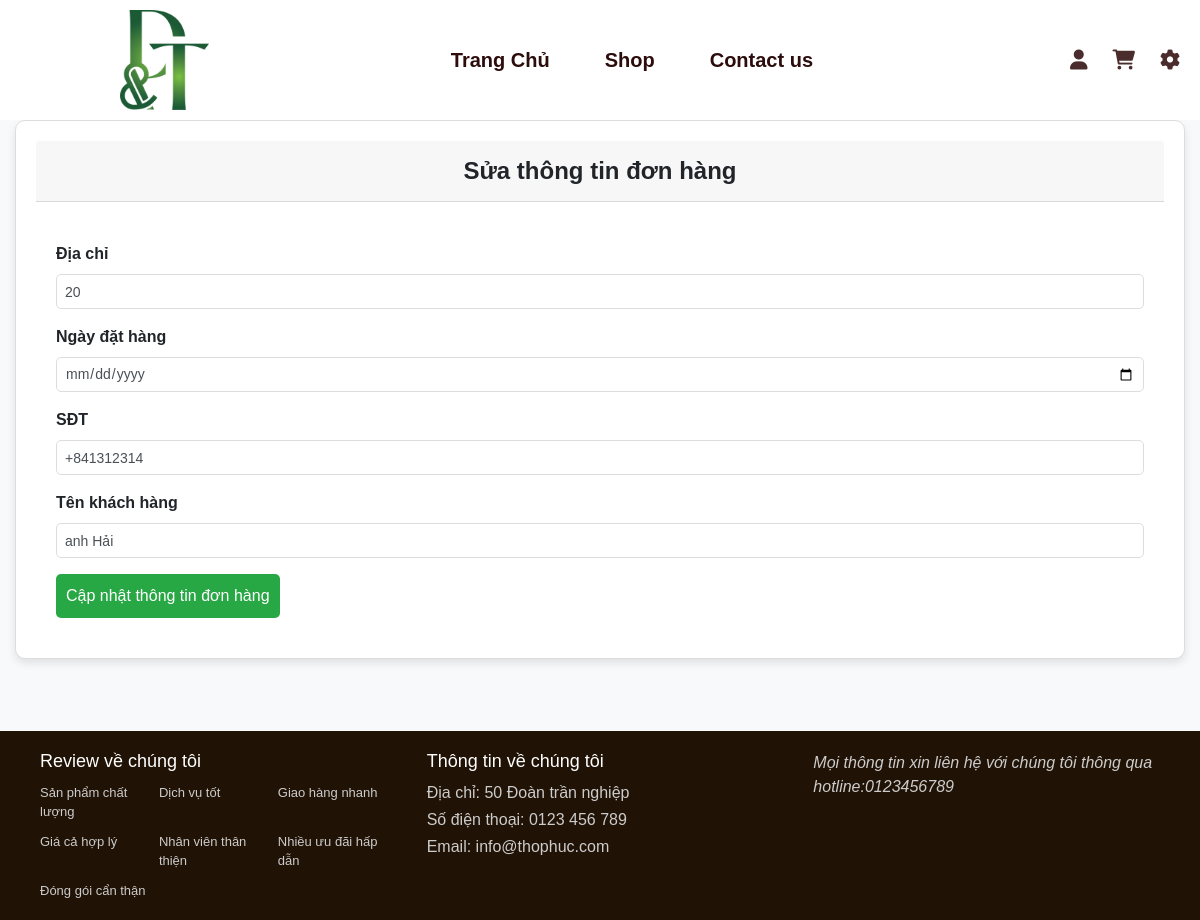
The app's page /Quanly/suahd.php?id=52 with its own data.
### tables this page shows
CREATE TABLE `oder` (
  `oder_id` int(5) NOT NULL,
  `address` varchar(50) NOT NULL,
  `oder_date` timestamp NOT NULL DEFAULT current_timestamp(),
  `description` varchar(200) NOT NULL,
  `status_id` int(5) NOT NULL,
  `customer_id` int(11) NOT NULL,
  `total_price` int(11) NOT NULL
);

CREATE TABLE `customer` (
  `customer_id` int(11) NOT NULL,
  `phone_number` varchar(11) NOT NULL,
  `customer_name` varchar(50) DEFAULT NULL,
  `address` varchar(50) DEFAULT NULL,
  `point` int(11) DEFAULT NULL,
  `role_id` int(5) NOT NULL
);

### Quanly/suahd.php (the view, shortened to what this page needs)
<?php
include '../database/connect.php';
include '../thanhgiaodien/header.php';
if (isset($_GET['id'])) {
    $oder_id = $_GET['id'];
    $stmt = $conn->prepare("SELECT * FROM oder WHERE oder_id = ?");
    $stmt->bind_param("i", $oder_id);
    $stmt->execute();
    $result = $stmt->get_result();
    if ($result->num_rows > 0) {
        $oder = $result->fetch_assoc();
    } else {
        echo "Đơn hàng không tồn tại.";
        exit();
    }
} else {
    echo "ID không hợp lệ.";
    exit();
}
?>
<!DOCTYPE html>
<html lang="vi">
<head>
    <link rel="stylesheet" href="../path/to/your/css/bootstrap.min.css">
</head>
<body>
    <div class="container-fluid">
        <div class="card">
            <div class="card-header">Sửa thông tin đơn hàng</div>
            <div class="card-body">
                <form method="post" enctype="multipart/form-data">
                    <div class="mb-3">
                        <label class="form-label">Địa chỉ</label>
                        <input type="text" name="address" value="<?= htmlspecialchars($oder['address']) ?>"
                            class="form-control" required />
                    </div>
                    <div class="mb-3">
                        <label class="form-label">Ngày đặt hàng</label>
                        <input type="date" name="oder_date" value="<?= htmlspecialchars($oder['oder_date']) ?>"
                            class="form-control" required />
                    </div>
                    <div class="mb-3">
                        <label class="form-label">SĐT</label>
                        <?php
                        if (isset($oder['customer_id'])) {
                            $stmt = $conn->prepare("SELECT phone_number FROM customer WHERE customer_id = ?");
                            $stmt->bind_param("i", $oder['customer_id']);
                            $stmt->execute();
                            $result = $stmt->get_result();
                            $phone_number = ($result->num_rows > 0) ? $result->fetch_assoc()['phone_number'] : '';
                        } else {
                            $phone_number = '';
                        }
                        ?>
                        <input type="text" name="phone_number" value="<?= htmlspecialchars($phone_number) ?>"
                            class="form-control" required />
                    </div>
                    <div class="mb-3">
                        <label class="form-label">Tên khách hàng</label>
                        <?php
                        if (isset($oder['customer_id'])) {
                            $stmt = $conn->prepare("SELECT customer_name FROM customer WHERE customer_id = ?");
                            $stmt->bind_param("i", $oder['customer_id']);
                            $stmt->execute();
                            $result = $stmt->get_result();
                            $customer_name = ($result->num_rows > 0) ? $result->fetch_assoc()['customer_name'] : '';
                        } else {
                            $customer_name = '';
                        }
                        ?>
                        <input type="text" name="customer_name" value="<?= htmlspecialchars($customer_name) ?>"
                            class="form-control" required />
                    </div>
                    <button name="submit" type="submit" class="btn btn-success">Cập nhật thông tin đơn hàng</button>
                </form>
            </div>
        </div>
    </div>
</body>
</html>
<?php include '../Thanhgiaodien/footer.php'; ?>

### csspage/head.css (style rules this page uses)
* { margin: 0; padding: 0; box-sizing: border-box; }
body { background-color: rgb(255, 255, 255); }

### csspage/footer.css (style rules this page uses)
* { margin: 0; padding: 0; box-sizing: border-box; }
body { font-family: Arial, sans-serif; display: flex; flex-direction: column; min-height: 100vh; }

### Quanly/suahd.php (style rules this page uses)
body { position: relative; top: 120px; display: flex; justify-content: center; align-items: center; height: 600px; margin: 0; background-color: #f8f9fa; font-family: Arial, sans-serif; }
.card { width: 100%; background: #ffffff; border: 1px solid #ddd; border-radius: 10px; box-shadow: 0 4px 8px rgba(0, 0, 0, 0.1); padding: 20px; }
.card-header { font-size: 24px; font-weight: bold; margin-bottom: 20px; text-align: center; }
.form-label { font-weight: bold; text-align: right; }
.form-control { width: 100%; padding: 8px; border: 1px solid #ddd; border-radius: 5px; font-size: 14px; }
.btn { grid-column: 1 / -1; padding: 10px; font-size: 16px; background: #28a745; border: none; color: white; border-radius: 5px; cursor: pointer; }

### records on screen
oder: address "20", phone_number "+841312314"
customer: customer_name "anh Hải"
